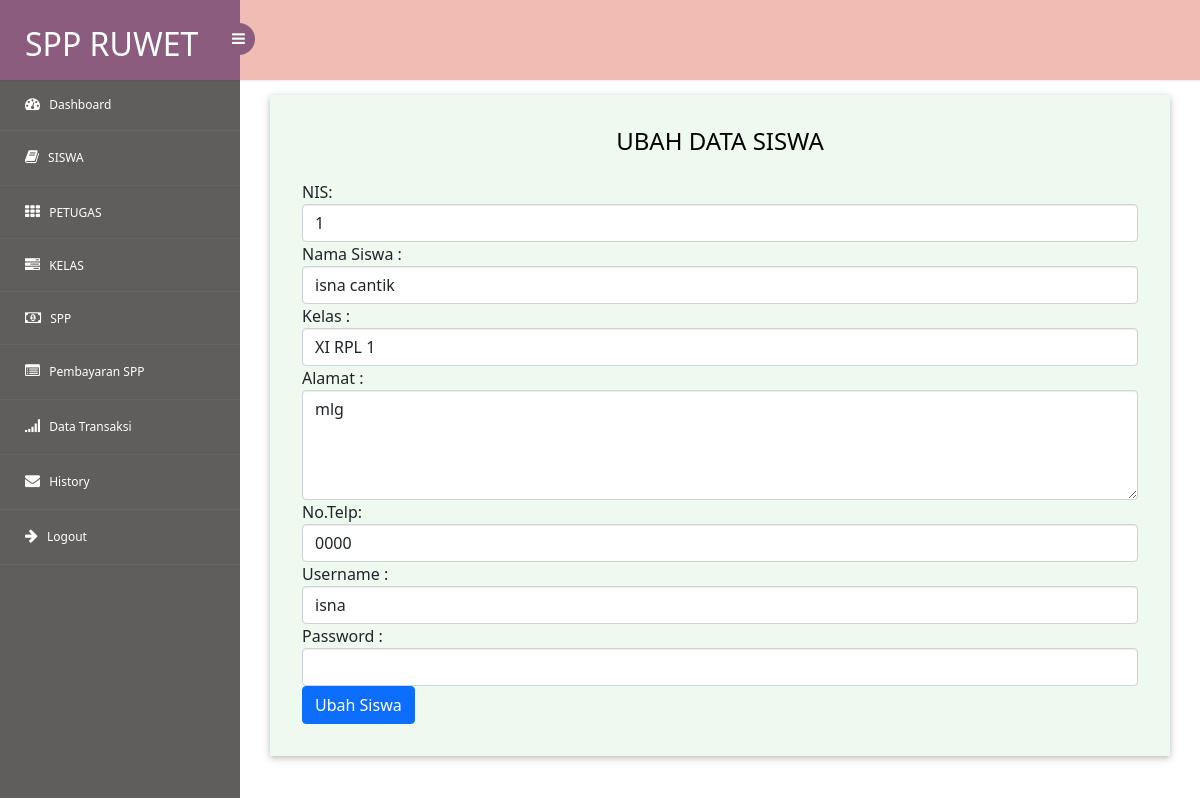
Page /admin/ubah_siswa.php?nisn=1 on the committed database.
### tables this page shows
CREATE TABLE `siswa` (
  `nisn` int(10) NOT NULL,
  `nis` char(8) NOT NULL,
  `nama_siswa` varchar(35) NOT NULL,
  `id_kelas` int(11) NOT NULL,
  `alamat` text NOT NULL,
  `no_telp` varchar(13) NOT NULL,
  `username` varchar(11) NOT NULL,
  `password` varchar(225) NOT NULL
);

### admin/ubah_siswa.php (the view, shortened to what this page needs)
<?php
include "sidebar.php";?>
<!DOCTYPE html>
<html lang="en">
<head>
  <link rel="stylesheet" href="https://maxcdn.bootstrapcdn.com/bootstrap/4.5.2/css/bootstrap.min.css">
    <link href="https://cdn.jsdelivr.net/npm/bootstrap@5.0.1/dist/css/bootstrap.min.css" rel="stylesheet">
</head>
<body>
<section id="main-content">
<div class="panel-body">
	<div class="col-md-12 w3ls-graph">
		<div class="agileinfo-grap">
	        <div class="agileits-box">
				<header class="agileits-box-header clearfix">
    <?php
    include "koneksi.php";
    $qry_get_siswa=mysqli_query($conn,"select * from siswa where nisn = '".$_GET['nisn']."'");
    $dt_siswa=mysqli_fetch_array($qry_get_siswa);
    ?>
    <h3>Ubah Data Siswa</h3>
    <form action="proses_ubah_siswa.php" method="post">
        NIS:
        <input type="text" name="nis" value=   "<?=$dt_siswa['nis']?>" class="form-control">
        Nama Siswa :
        <input type="text" name="nama_siswa" value=   "<?=$dt_siswa['nama_siswa']?>" class="form-control">
        Kelas :
        <select name="id_kelas" class="form-control">
            <?php
            include "koneksi.php";
            $qry_kelas=mysqli_query($conn,"select * from kelas");
            while($data_kelas=mysqli_fetch_array($qry_kelas)){
                if($data_kelas['id_kelas']==$dt_siswa['id_kelas']){
                    $selek="selected";
                } else {
                    $selek="";
                }
        echo '<option value="'.$data_kelas['id_kelas'].'" '.$selek.'>'.$data_kelas['nama_kelas'].'</option>';
            }
            ?>
        </select>
        Alamat :
        <textarea name="alamat" class="form-control" rows="4"><?=$dt_siswa['alamat']?></textarea>
        No.Telp:
        <input type="text" name="no_telp" value=   "<?=$dt_siswa['no_telp']?>" class="form-control">
        Username :
        <input type="text" name="username" value="<?=$dt_siswa['username']?>" class="form-control">
        Password :
        <input type="password" name="password" value="" class="form-control">
    <input type="submit" name="simpan" value="Ubah Siswa" class="btn btn-primary">
    </form>
								</header>
							</div>
						</div>
</section>
</body>

### css/style.css (style rules this page uses)
h4, h5, h6, h1, h2, h3 { margin: 0; }
html, body { font-family: 'Roboto', sans-serif; font-size: 100%; overflow-x: hidden; background: url(../images/bg.jpg) no-repeat 0px 0px; background-size:cover; }
h1,h2,h3,h4,h5,h6 { margin:0; }
#main-content { margin-left:240px; -webkit-transition:all .3s ease-in-out; -moz-transition:all .3s ease-in-out; -o-transition:all .3s ease-in-out; transition:all .3s ease-in-out; }
.agileinfo-grap { padding: 2em; background:rgb(238, 249, 240); box-shadow: 0 2px 5px 0 rgba(0, 0, 0, 0.16), 0 2px 10px 0 rgba(0, 0, 0, 0.12); }
header.agileits-box-header.clearfix h3 { font-size: 24px; font-weight: 400; text-transform: uppercase; color:#000; text-align: center; margin-bottom: 1em; }

### rows in the picture
siswa: nis "1", nama_siswa "isna cantik", alamat "mlg", no_telp "0000", username "isna"

### other values in the picture
form field id_kelas "XI RPL 1"
